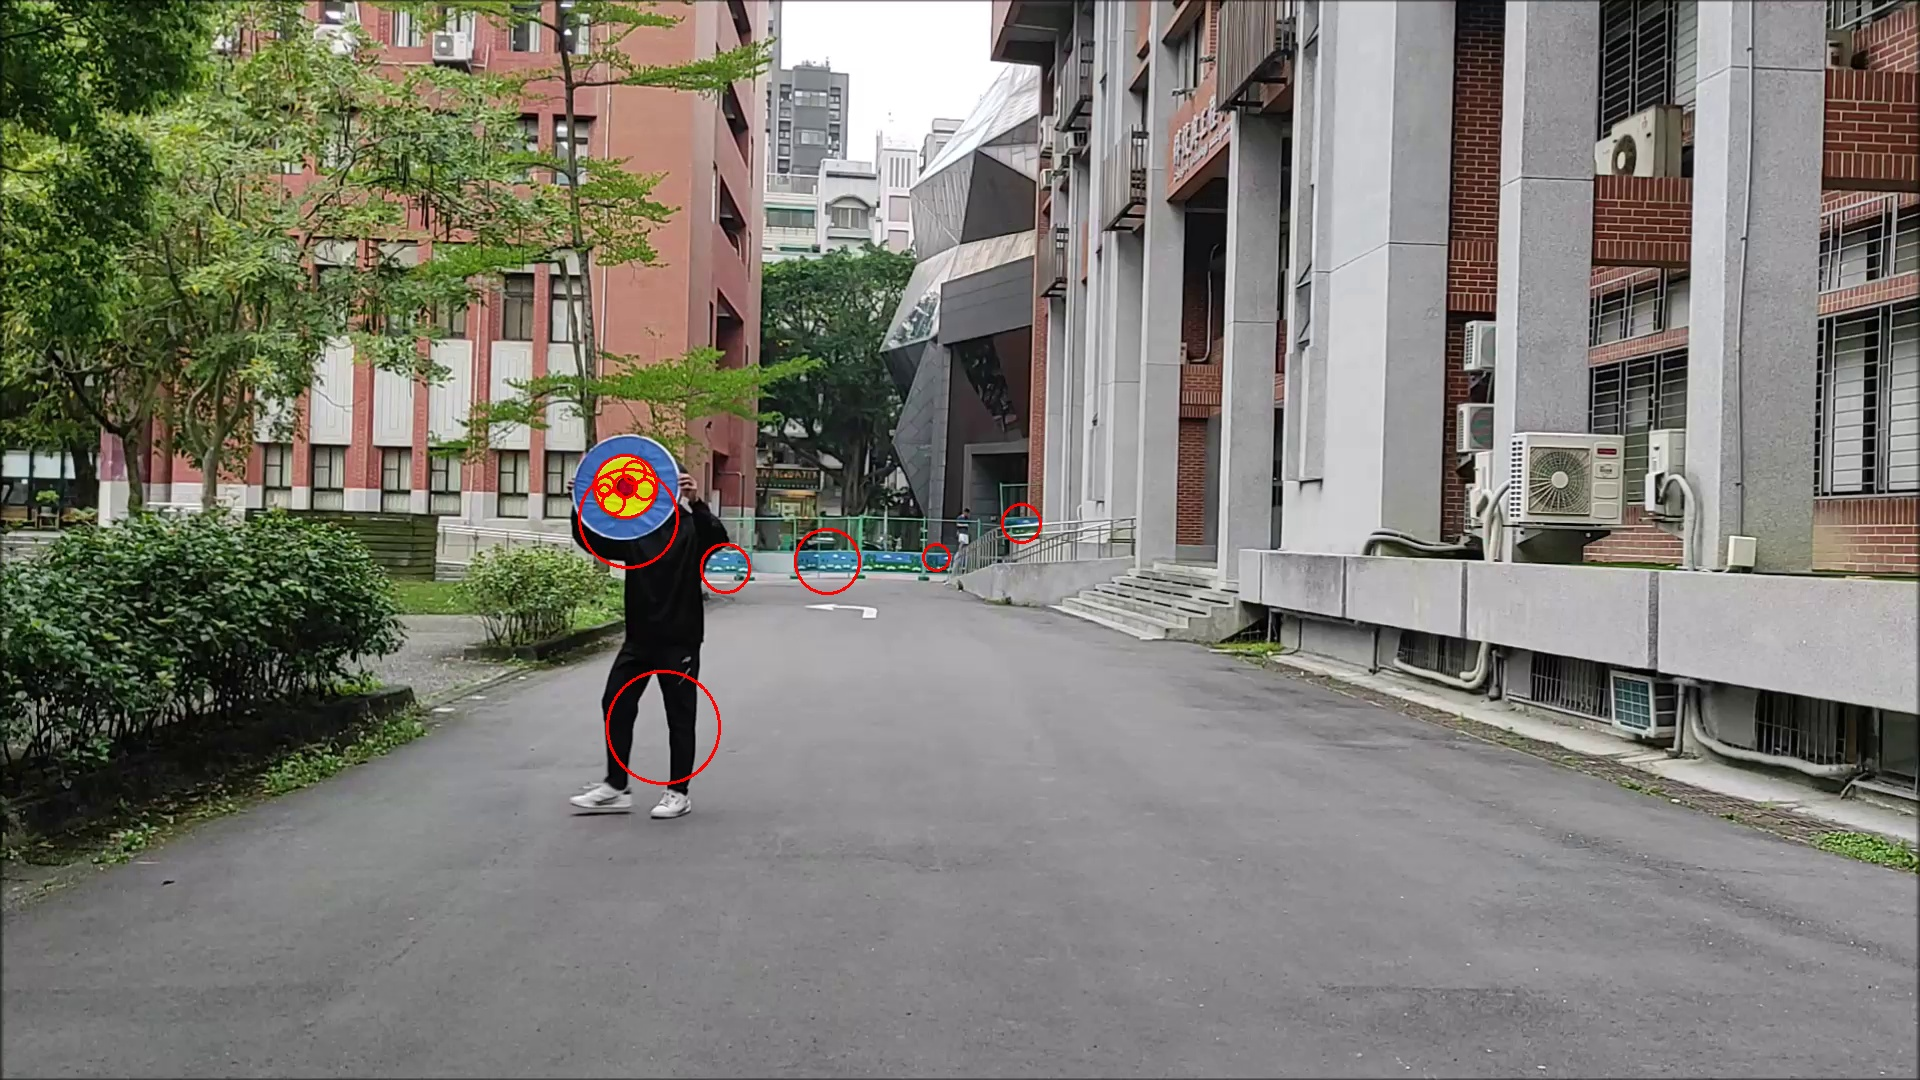

Here is the Python script that generated this plot:
import cv2
import numpy as np
import os,sys
import argparse
import matplotlib.pyplot as plt

sys.path.append('../')
parser = argparse.ArgumentParser()
parser.add_argument('--video_path','-p', type=str, required=True, help='video_path')

args = parser.parse_args()
video_path = args.video_path
video_name = video_path[5:]

video = cv2.VideoCapture(video_path)

frame_width = int(video.get(3))
frame_height = int(video.get(4))
fps = video.get(cv2.CAP_PROP_FPS)

out = cv2.VideoWriter('./output/color-based/1'+ video_name,cv2.VideoWriter_fourcc(*"mp4v"),fps,(frame_width,frame_height))
t=0
while True:

	ret, frame = video.read()
	if ret is False:
		break

	if t ==1:
		break
	t+=1
	img = frame.copy()

	hsv = cv2.cvtColor(img,cv2.COLOR_BGR2HSV)

	blue_lr = np.array([90, 92, 2])
	blue_ur = np.array([130, 255, 150])
	blue_mask = cv2.inRange(hsv, blue_lr, blue_ur)

	# red_lr = np.array([164, 155, 84])
	# red_ur = np.array([179, 255, 255])
	# red_mask = cv2.inRange(hsv, red_lr, red_ur)

	yellow_lr = np.array([20, 136, 210])
	yellow_ur = np.array([40, 255, 255])
	yellow_mask = cv2.inRange(hsv, yellow_lr, yellow_ur)

	blue_cnts, _ = cv2.findContours(blue_mask,cv2.RETR_TREE, cv2.CHAIN_APPROX_SIMPLE)
	# red_cnts, _ = cv2.findContours(red_mask,cv2.RETR_TREE, cv2.CHAIN_APPROX_SIMPLE)
	yellow_cnts, _ = cv2.findContours(yellow_mask,cv2.RETR_TREE, cv2.CHAIN_APPROX_SIMPLE)


	for cnt in blue_cnts:
	    area_b = cv2.contourArea(cnt)
	    if (area_b > 100):
		    (cx, cy), radius = cv2.minEnclosingCircle(cnt)
		    center = (int(cx),int(cy))
		    radius = int(radius)
		    frame = cv2.circle(frame,center,radius,(0,0,255),2)

	for cnt in yellow_cnts:
	    area_y = cv2.contourArea(cnt)
	    if (area_y > 50) :
	        (cx, cy), radius = cv2.minEnclosingCircle(cnt)
	        center = (int(cx),int(cy))
	        radius = int(radius)
	        frame = cv2.circle(frame,center,radius,(0,0,255),2)

	cv2.imwrite('color-based1.jpg',frame)
	# cv2.imwrite('closed.jpg',closed)

	out.write(frame)

video.release()
out.release()
